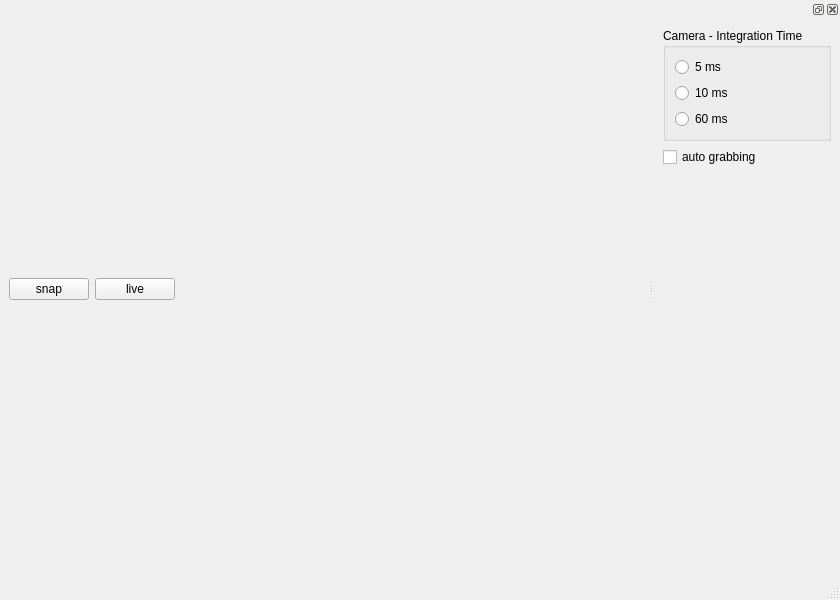
<?xml version="1.0" encoding="UTF-8"?>
<ui version="4.0">
 <class>MainWindow</class>
 <widget class="QMainWindow" name="MainWindow">
  <property name="geometry">
   <rect>
    <x>0</x>
    <y>0</y>
    <width>840</width>
    <height>600</height>
   </rect>
  </property>
  <property name="windowTitle">
   <string>MainWindow</string>
  </property>
  <widget class="QWidget" name="centralwidget">
   <layout class="QVBoxLayout" name="verticalLayout_3">
    <item>
     <widget class="Itom2dQwtPlot" name="plot"/>
    </item>
    <item>
     <layout class="QHBoxLayout" name="horizontalLayout">
      <item>
       <widget class="QPushButton" name="btnSnap">
        <property name="text">
         <string>snap</string>
        </property>
       </widget>
      </item>
      <item>
       <widget class="QPushButton" name="btnLive">
        <property name="text">
         <string>live</string>
        </property>
       </widget>
      </item>
      <item>
       <spacer name="horizontalSpacer">
        <property name="orientation">
         <enum>Qt::Horizontal</enum>
        </property>
        <property name="sizeHint" stdset="0">
         <size>
          <width>40</width>
          <height>20</height>
         </size>
        </property>
       </spacer>
      </item>
     </layout>
    </item>
   </layout>
  </widget>
  <widget class="QMenuBar" name="menubar">
   <property name="geometry">
    <rect>
     <x>0</x>
     <y>0</y>
     <width>840</width>
     <height>18</height>
    </rect>
   </property>
  </widget>
  <widget class="QStatusBar" name="statusbar"/>
  <widget class="QDockWidget" name="dockSettings">
   <attribute name="dockWidgetArea">
    <number>2</number>
   </attribute>
   <widget class="QWidget" name="dockWidgetContents">
    <layout class="QVBoxLayout" name="verticalLayout_2">
     <item>
      <widget class="QGroupBox" name="groupBox">
       <property name="minimumSize">
        <size>
         <width>150</width>
         <height>0</height>
        </size>
       </property>
       <property name="title">
        <string>Camera - Integration Time</string>
       </property>
       <layout class="QVBoxLayout" name="verticalLayout">
        <item>
         <widget class="QRadioButton" name="radioInt1">
          <property name="minimumSize">
           <size>
            <width>0</width>
            <height>0</height>
           </size>
          </property>
          <property name="text">
           <string>5 ms</string>
          </property>
         </widget>
        </item>
        <item>
         <widget class="QRadioButton" name="radioInt2">
          <property name="text">
           <string>10 ms</string>
          </property>
         </widget>
        </item>
        <item>
         <widget class="QRadioButton" name="radioInt3">
          <property name="text">
           <string>60 ms</string>
          </property>
         </widget>
        </item>
       </layout>
      </widget>
     </item>
     <item>
      <widget class="QCheckBox" name="checkAutoGrabbing">
       <property name="text">
        <string>auto grabbing</string>
       </property>
      </widget>
     </item>
     <item>
      <spacer name="verticalSpacer">
       <property name="orientation">
        <enum>Qt::Vertical</enum>
       </property>
       <property name="sizeHint" stdset="0">
        <size>
         <width>20</width>
         <height>40</height>
        </size>
       </property>
      </spacer>
     </item>
    </layout>
   </widget>
  </widget>
 </widget>
 <customwidgets>
  <customwidget>
   <class>Itom2dQwtPlot</class>
   <extends>QMainWindow</extends>
   <header>itom2dqwtplot.h</header>
  </customwidget>
 </customwidgets>
 <resources/>
 <connections/>
</ui>
